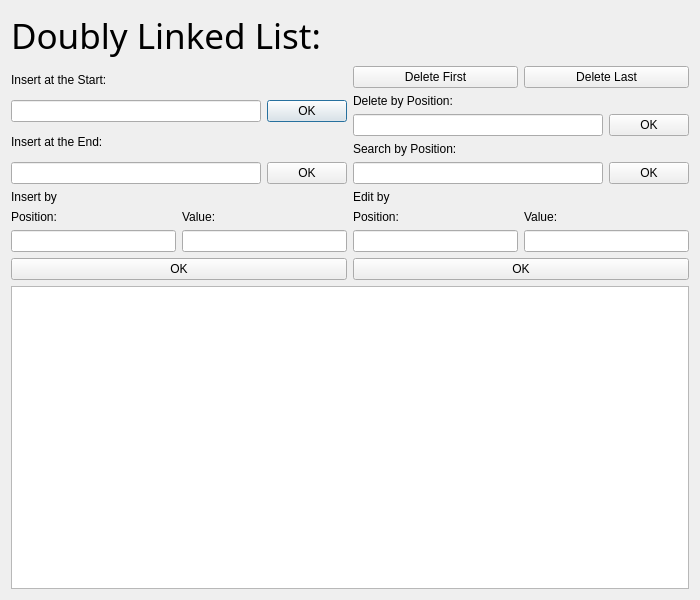
<?xml version="1.0" encoding="UTF-8"?>
<ui version="4.0">
 <class>DoubleLinked</class>
 <widget class="QDialog" name="DoubleLinked">
  <property name="geometry">
   <rect>
    <x>0</x>
    <y>0</y>
    <width>700</width>
    <height>600</height>
   </rect>
  </property>
  <property name="windowTitle">
   <string>Dialog</string>
  </property>
  <layout class="QVBoxLayout" name="verticalLayout_13">
   <item>
    <widget class="QLabel" name="label_3">
     <property name="font">
      <font>
       <family>San Francisco Text</family>
       <pointsize>26</pointsize>
      </font>
     </property>
     <property name="text">
      <string>Doubly Linked List:</string>
     </property>
    </widget>
   </item>
   <item>
    <layout class="QHBoxLayout" name="horizontalLayout_8">
     <item>
      <layout class="QVBoxLayout" name="verticalLayout_11">
       <item>
        <layout class="QVBoxLayout" name="verticalLayout">
         <item>
          <widget class="QLabel" name="label_4">
           <property name="text">
            <string>Insert at the Start:</string>
           </property>
          </widget>
         </item>
         <item>
          <layout class="QHBoxLayout" name="horizontalLayout">
           <item>
            <widget class="QLineEdit" name="LabeladdInicio"/>
           </item>
           <item>
            <widget class="QPushButton" name="addInicioButton">
             <property name="text">
              <string>OK</string>
             </property>
            </widget>
           </item>
          </layout>
         </item>
        </layout>
       </item>
       <item>
        <layout class="QVBoxLayout" name="verticalLayout_2">
         <item>
          <widget class="QLabel" name="label">
           <property name="text">
            <string>Insert at the End:</string>
           </property>
          </widget>
         </item>
         <item>
          <layout class="QHBoxLayout" name="horizontalLayout_2">
           <item>
            <widget class="QLineEdit" name="LabelAddFinal"/>
           </item>
           <item>
            <widget class="QPushButton" name="addFinalButton">
             <property name="text">
              <string>OK</string>
             </property>
            </widget>
           </item>
          </layout>
         </item>
        </layout>
       </item>
       <item>
        <layout class="QVBoxLayout" name="verticalLayout_5">
         <item>
          <widget class="QLabel" name="label_2">
           <property name="text">
            <string>Insert by</string>
           </property>
          </widget>
         </item>
         <item>
          <layout class="QHBoxLayout" name="horizontalLayout_3">
           <item>
            <layout class="QVBoxLayout" name="verticalLayout_3">
             <item>
              <widget class="QLabel" name="label_5">
               <property name="text">
                <string>Position:</string>
               </property>
              </widget>
             </item>
             <item>
              <widget class="QLineEdit" name="labelTextoposicionInsertar"/>
             </item>
            </layout>
           </item>
           <item>
            <layout class="QVBoxLayout" name="verticalLayout_4">
             <item>
              <widget class="QLabel" name="label_6">
               <property name="text">
                <string>Value:</string>
               </property>
              </widget>
             </item>
             <item>
              <widget class="QLineEdit" name="labeltextovalor"/>
             </item>
            </layout>
           </item>
          </layout>
         </item>
         <item>
          <widget class="QPushButton" name="ButtonInsertarporPos">
           <property name="text">
            <string>OK</string>
           </property>
          </widget>
         </item>
        </layout>
       </item>
      </layout>
     </item>
     <item>
      <layout class="QVBoxLayout" name="verticalLayout_12">
       <item>
        <layout class="QHBoxLayout" name="horizontalLayout_4">
         <item>
          <widget class="QPushButton" name="EliminarInicioButton">
           <property name="text">
            <string>Delete First</string>
           </property>
          </widget>
         </item>
         <item>
          <widget class="QPushButton" name="EliminarFinalButton">
           <property name="text">
            <string>Delete Last</string>
           </property>
          </widget>
         </item>
        </layout>
       </item>
       <item>
        <layout class="QVBoxLayout" name="verticalLayout_6">
         <item>
          <widget class="QLabel" name="label_7">
           <property name="text">
            <string>Delete by Position:</string>
           </property>
          </widget>
         </item>
         <item>
          <layout class="QHBoxLayout" name="horizontalLayout_5">
           <item>
            <widget class="QLineEdit" name="labelEliminarPos"/>
           </item>
           <item>
            <widget class="QPushButton" name="EliminarPosButton">
             <property name="text">
              <string>OK</string>
             </property>
            </widget>
           </item>
          </layout>
         </item>
        </layout>
       </item>
       <item>
        <layout class="QVBoxLayout" name="verticalLayout_10">
         <item>
          <widget class="QLabel" name="label_11">
           <property name="text">
            <string>Search by Position:</string>
           </property>
          </widget>
         </item>
         <item>
          <layout class="QHBoxLayout" name="horizontalLayout_7">
           <item>
            <widget class="QLineEdit" name="labelBuscar"/>
           </item>
           <item>
            <widget class="QPushButton" name="buscarButton">
             <property name="text">
              <string>OK</string>
             </property>
            </widget>
           </item>
          </layout>
         </item>
        </layout>
       </item>
       <item>
        <layout class="QVBoxLayout" name="verticalLayout_9">
         <item>
          <widget class="QLabel" name="label_8">
           <property name="text">
            <string>Edit by</string>
           </property>
          </widget>
         </item>
         <item>
          <layout class="QHBoxLayout" name="horizontalLayout_6">
           <item>
            <layout class="QVBoxLayout" name="verticalLayout_7">
             <item>
              <widget class="QLabel" name="label_9">
               <property name="text">
                <string>Position:</string>
               </property>
              </widget>
             </item>
             <item>
              <widget class="QLineEdit" name="LabelEditarPos"/>
             </item>
            </layout>
           </item>
           <item>
            <layout class="QVBoxLayout" name="verticalLayout_8">
             <item>
              <widget class="QLabel" name="label_10">
               <property name="text">
                <string>Value:</string>
               </property>
              </widget>
             </item>
             <item>
              <widget class="QLineEdit" name="LabelEditarVal"/>
             </item>
            </layout>
           </item>
          </layout>
         </item>
         <item>
          <widget class="QPushButton" name="EditarButton">
           <property name="text">
            <string>OK</string>
           </property>
          </widget>
         </item>
        </layout>
       </item>
      </layout>
     </item>
    </layout>
   </item>
   <item>
    <widget class="QGraphicsView" name="graphicsView"/>
   </item>
  </layout>
 </widget>
 <resources/>
 <connections/>
</ui>
